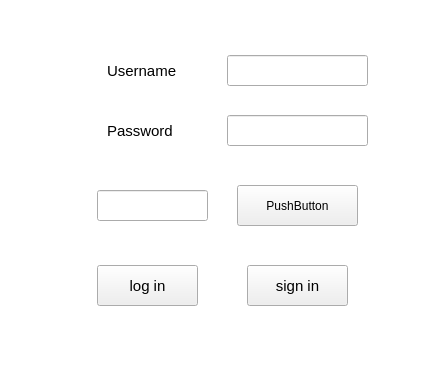
<?xml version="1.0" encoding="UTF-8"?>
<ui version="4.0">
 <class>Form</class>
 <widget class="QWidget" name="Form">
  <property name="geometry">
   <rect>
    <x>0</x>
    <y>0</y>
    <width>442</width>
    <height>369</height>
   </rect>
  </property>
  <property name="windowTitle">
   <string>Form</string>
  </property>
  <widget class="QWidget" name="widget" native="true">
   <property name="geometry">
    <rect>
     <x>57</x>
     <y>25</y>
     <width>381</width>
     <height>321</height>
    </rect>
   </property>
   <widget class="QLabel" name="label">
    <property name="geometry">
     <rect>
      <x>50</x>
      <y>30</y>
      <width>111</width>
      <height>31</height>
     </rect>
    </property>
    <property name="font">
     <font>
      <pointsize>11</pointsize>
     </font>
    </property>
    <property name="text">
     <string>Username</string>
    </property>
   </widget>
   <widget class="QLineEdit" name="lineEdit">
    <property name="geometry">
     <rect>
      <x>170</x>
      <y>30</y>
      <width>141</width>
      <height>31</height>
     </rect>
    </property>
   </widget>
   <widget class="QLabel" name="label_2">
    <property name="geometry">
     <rect>
      <x>50</x>
      <y>90</y>
      <width>111</width>
      <height>31</height>
     </rect>
    </property>
    <property name="font">
     <font>
      <pointsize>11</pointsize>
     </font>
    </property>
    <property name="cursor">
     <cursorShape>ArrowCursor</cursorShape>
    </property>
    <property name="text">
     <string>Password</string>
    </property>
   </widget>
   <widget class="QLineEdit" name="lineEdit_2">
    <property name="geometry">
     <rect>
      <x>170</x>
      <y>90</y>
      <width>141</width>
      <height>31</height>
     </rect>
    </property>
   </widget>
   <widget class="QPushButton" name="pushButton">
    <property name="geometry">
     <rect>
      <x>40</x>
      <y>240</y>
      <width>101</width>
      <height>41</height>
     </rect>
    </property>
    <property name="font">
     <font>
      <pointsize>11</pointsize>
     </font>
    </property>
    <property name="text">
     <string>log in</string>
    </property>
   </widget>
   <widget class="QPushButton" name="pushButton_2">
    <property name="geometry">
     <rect>
      <x>190</x>
      <y>240</y>
      <width>101</width>
      <height>41</height>
     </rect>
    </property>
    <property name="font">
     <font>
      <pointsize>11</pointsize>
     </font>
    </property>
    <property name="text">
     <string>sign in</string>
    </property>
   </widget>
   <widget class="QLineEdit" name="lineEdit_3">
    <property name="geometry">
     <rect>
      <x>40</x>
      <y>165</y>
      <width>111</width>
      <height>31</height>
     </rect>
    </property>
   </widget>
   <widget class="QPushButton" name="pushButton_3">
    <property name="geometry">
     <rect>
      <x>180</x>
      <y>160</y>
      <width>121</width>
      <height>41</height>
     </rect>
    </property>
    <property name="text">
     <string>PushButton</string>
    </property>
   </widget>
  </widget>
  <widget class="QListView" name="listView">
   <property name="geometry">
    <rect>
     <x>-10</x>
     <y>-10</y>
     <width>481</width>
     <height>401</height>
    </rect>
   </property>
   <property name="styleSheet">
    <string notr="true">background-image: url(:/img/image/bg4.jpg)</string>
   </property>
  </widget>
  <zorder>listView</zorder>
  <zorder>widget</zorder>
 </widget>
 <resources>
  <include location="img.qrc"/>
 </resources>
 <connections/>
</ui>
